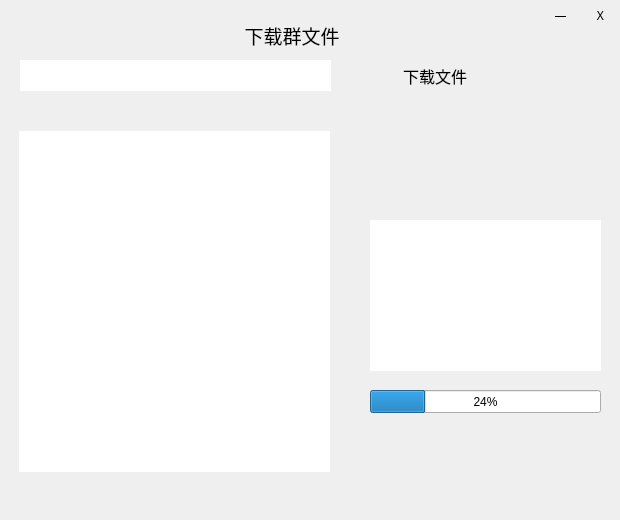
<?xml version="1.0" encoding="UTF-8"?>
<ui version="4.0">
 <class>Form</class>
 <widget class="QWidget" name="Form">
  <property name="geometry">
   <rect>
    <x>0</x>
    <y>0</y>
    <width>620</width>
    <height>520</height>
   </rect>
  </property>
  <property name="windowTitle">
   <string>Form</string>
  </property>
  <property name="styleSheet">
   <string notr="true"/>
  </property>
  <widget class="QFrame" name="frame">
   <property name="geometry">
    <rect>
     <x>0</x>
     <y>0</y>
     <width>620</width>
     <height>520</height>
    </rect>
   </property>
   <property name="minimumSize">
    <size>
     <width>620</width>
     <height>520</height>
    </size>
   </property>
   <property name="maximumSize">
    <size>
     <width>620</width>
     <height>520</height>
    </size>
   </property>
   <property name="styleSheet">
    <string notr="true">#frame {background-image: url(:/newPrefix/back7.png);
border:none;}
</string>
   </property>
   <property name="frameShape">
    <enum>QFrame::StyledPanel</enum>
   </property>
   <property name="frameShadow">
    <enum>QFrame::Raised</enum>
   </property>
   <widget class="QPushButton" name="pushButton">
    <property name="geometry">
     <rect>
      <x>370</x>
      <y>60</y>
      <width>130</width>
      <height>31</height>
     </rect>
    </property>
    <property name="font">
     <font>
      <family>华文新魏</family>
      <pointsize>12</pointsize>
      <weight>50</weight>
      <italic>false</italic>
      <bold>false</bold>
      <underline>false</underline>
      <strikeout>false</strikeout>
      <kerning>true</kerning>
     </font>
    </property>
    <property name="styleSheet">
     <string notr="true">border-radius:10px;
background-image: url(:/newPrefix/back3.png);</string>
    </property>
    <property name="text">
     <string>下载文件</string>
    </property>
   </widget>
   <widget class="QTextBrowser" name="textBrowser">
    <property name="geometry">
     <rect>
      <x>20</x>
      <y>60</y>
      <width>311</width>
      <height>31</height>
     </rect>
    </property>
    <property name="styleSheet">
     <string notr="true">border:none;
border-radius:5px</string>
    </property>
   </widget>
   <widget class="QLabel" name="label">
    <property name="geometry">
     <rect>
      <x>210</x>
      <y>20</y>
      <width>201</width>
      <height>31</height>
     </rect>
    </property>
    <property name="font">
     <font>
      <family>华文新魏</family>
      <pointsize>14</pointsize>
     </font>
    </property>
    <property name="text">
     <string>       下载群文件</string>
    </property>
   </widget>
   <widget class="QProgressBar" name="progressBar">
    <property name="geometry">
     <rect>
      <x>370</x>
      <y>390</y>
      <width>231</width>
      <height>23</height>
     </rect>
    </property>
    <property name="value">
     <number>24</number>
    </property>
   </widget>
   <widget class="QTextBrowser" name="textBrowser_2">
    <property name="geometry">
     <rect>
      <x>370</x>
      <y>220</y>
      <width>231</width>
      <height>151</height>
     </rect>
    </property>
    <property name="font">
     <font>
      <family>幼圆</family>
      <pointsize>12</pointsize>
     </font>
    </property>
    <property name="styleSheet">
     <string notr="true">border:none;</string>
    </property>
    <property name="html">
     <string>&lt;!DOCTYPE HTML PUBLIC &quot;-//W3C//DTD HTML 4.0//EN&quot; &quot;http://www.w3.org/TR/REC-html40/strict.dtd&quot;&gt;
&lt;html&gt;&lt;head&gt;&lt;meta name=&quot;qrichtext&quot; content=&quot;1&quot; /&gt;&lt;style type=&quot;text/css&quot;&gt;
p, li { white-space: pre-wrap; }
&lt;/style&gt;&lt;/head&gt;&lt;body style=&quot; font-family:'幼圆'; font-size:12pt; font-weight:400; font-style:normal;&quot;&gt;
&lt;p style=&quot;-qt-paragraph-type:empty; margin-top:0px; margin-bottom:0px; margin-left:0px; margin-right:0px; -qt-block-indent:0; text-indent:0px;&quot;&gt;&lt;br /&gt;&lt;/p&gt;&lt;/body&gt;&lt;/html&gt;</string>
    </property>
   </widget>
   <widget class="QPushButton" name="pushButton_3">
    <property name="geometry">
     <rect>
      <x>580</x>
      <y>0</y>
      <width>41</width>
      <height>31</height>
     </rect>
    </property>
    <property name="font">
     <font>
      <family>等线</family>
     </font>
    </property>
    <property name="styleSheet">
     <string notr="true">border:none;
background-color:transparent;</string>
    </property>
    <property name="text">
     <string>X</string>
    </property>
   </widget>
   <widget class="QPushButton" name="pushButton_4">
    <property name="geometry">
     <rect>
      <x>540</x>
      <y>0</y>
      <width>41</width>
      <height>31</height>
     </rect>
    </property>
    <property name="font">
     <font>
      <family>等线</family>
     </font>
    </property>
    <property name="styleSheet">
     <string notr="true">border:none;
background-color:transparent;</string>
    </property>
    <property name="text">
     <string>—</string>
    </property>
   </widget>
   <widget class="QListWidget" name="listWidget">
    <property name="geometry">
     <rect>
      <x>19</x>
      <y>131</y>
      <width>311</width>
      <height>341</height>
     </rect>
    </property>
    <property name="font">
     <font>
      <family>幼圆</family>
      <pointsize>12</pointsize>
     </font>
    </property>
    <property name="styleSheet">
     <string notr="true">border:none;</string>
    </property>
   </widget>
  </widget>
 </widget>
 <resources>
  <include location="main_image.qrc"/>
 </resources>
 <connections>
  <connection>
   <sender>pushButton</sender>
   <signal>clicked()</signal>
   <receiver>Form</receiver>
   <slot>up_files()</slot>
   <hints>
    <hint type="sourcelabel">
     <x>216</x>
     <y>145</y>
    </hint>
    <hint type="destinationlabel">
     <x>83</x>
     <y>-14</y>
    </hint>
   </hints>
  </connection>
  <connection>
   <sender>pushButton_4</sender>
   <signal>clicked()</signal>
   <receiver>Form</receiver>
   <slot>min()</slot>
   <hints>
    <hint type="sourcelabel">
     <x>551</x>
     <y>19</y>
    </hint>
    <hint type="destinationlabel">
     <x>739</x>
     <y>68</y>
    </hint>
   </hints>
  </connection>
  <connection>
   <sender>pushButton_3</sender>
   <signal>clicked()</signal>
   <receiver>Form</receiver>
   <slot>exit()</slot>
   <hints>
    <hint type="sourcelabel">
     <x>603</x>
     <y>17</y>
    </hint>
    <hint type="destinationlabel">
     <x>712</x>
     <y>107</y>
    </hint>
   </hints>
  </connection>
 </connections>
 <slots>
  <slot>up_files()</slot>
  <slot>up_dir()</slot>
  <slot>min()</slot>
  <slot>exit()</slot>
 </slots>
</ui>
